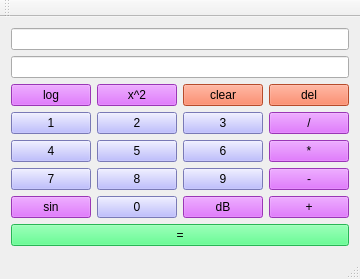
<?xml version="1.0" encoding="UTF-8"?>
<ui version="4.0">
 <class>MainWindow</class>
 <widget class="QMainWindow" name="MainWindow">
  <property name="geometry">
   <rect>
    <x>0</x>
    <y>0</y>
    <width>336</width>
    <height>268</height>
   </rect>
  </property>
  <property name="windowTitle">
   <string>MainWindow</string>
  </property>
  <widget class="QWidget" name="centralWidget">
   <layout class="QGridLayout" name="gridLayout">
    <item row="0" column="0" colspan="4">
     <widget class="QLineEdit" name="expression"/>
    </item>
    <item row="1" column="0" colspan="4">
     <widget class="QLineEdit" name="result">
      <property name="sizePolicy">
       <sizepolicy hsizetype="Preferred" vsizetype="Fixed">
        <horstretch>0</horstretch>
        <verstretch>0</verstretch>
       </sizepolicy>
      </property>
     </widget>
    </item>
    <item row="2" column="0">
     <widget class="QPushButton" name="log">
      <property name="sizePolicy">
       <sizepolicy hsizetype="Minimum" vsizetype="Expanding">
        <horstretch>0</horstretch>
        <verstretch>0</verstretch>
       </sizepolicy>
      </property>
      <property name="palette">
       <palette>
        <active>
         <colorrole role="WindowText">
          <brush brushstyle="SolidPattern">
           <color alpha="255">
            <red>0</red>
            <green>0</green>
            <blue>0</blue>
           </color>
          </brush>
         </colorrole>
         <colorrole role="Button">
          <brush brushstyle="SolidPattern">
           <color alpha="255">
            <red>216</red>
            <green>75</green>
            <blue>255</blue>
           </color>
          </brush>
         </colorrole>
         <colorrole role="Light">
          <brush brushstyle="SolidPattern">
           <color alpha="255">
            <red>127</red>
            <green>255</green>
            <blue>191</blue>
           </color>
          </brush>
         </colorrole>
         <colorrole role="Midlight">
          <brush brushstyle="SolidPattern">
           <color alpha="255">
            <red>63</red>
            <green>255</green>
            <blue>159</blue>
           </color>
          </brush>
         </colorrole>
         <colorrole role="Dark">
          <brush brushstyle="SolidPattern">
           <color alpha="255">
            <red>0</red>
            <green>127</green>
            <blue>63</blue>
           </color>
          </brush>
         </colorrole>
         <colorrole role="Mid">
          <brush brushstyle="SolidPattern">
           <color alpha="255">
            <red>0</red>
            <green>170</green>
            <blue>84</blue>
           </color>
          </brush>
         </colorrole>
         <colorrole role="Text">
          <brush brushstyle="SolidPattern">
           <color alpha="255">
            <red>0</red>
            <green>0</green>
            <blue>0</blue>
           </color>
          </brush>
         </colorrole>
         <colorrole role="BrightText">
          <brush brushstyle="SolidPattern">
           <color alpha="255">
            <red>255</red>
            <green>255</green>
            <blue>255</blue>
           </color>
          </brush>
         </colorrole>
         <colorrole role="ButtonText">
          <brush brushstyle="SolidPattern">
           <color alpha="255">
            <red>0</red>
            <green>0</green>
            <blue>0</blue>
           </color>
          </brush>
         </colorrole>
         <colorrole role="Base">
          <brush brushstyle="SolidPattern">
           <color alpha="255">
            <red>216</red>
            <green>75</green>
            <blue>255</blue>
           </color>
          </brush>
         </colorrole>
         <colorrole role="Window">
          <brush brushstyle="SolidPattern">
           <color alpha="255">
            <red>216</red>
            <green>75</green>
            <blue>255</blue>
           </color>
          </brush>
         </colorrole>
         <colorrole role="Shadow">
          <brush brushstyle="SolidPattern">
           <color alpha="255">
            <red>0</red>
            <green>0</green>
            <blue>0</blue>
           </color>
          </brush>
         </colorrole>
         <colorrole role="AlternateBase">
          <brush brushstyle="SolidPattern">
           <color alpha="255">
            <red>127</red>
            <green>255</green>
            <blue>191</blue>
           </color>
          </brush>
         </colorrole>
         <colorrole role="ToolTipBase">
          <brush brushstyle="SolidPattern">
           <color alpha="255">
            <red>255</red>
            <green>255</green>
            <blue>220</blue>
           </color>
          </brush>
         </colorrole>
         <colorrole role="ToolTipText">
          <brush brushstyle="SolidPattern">
           <color alpha="255">
            <red>0</red>
            <green>0</green>
            <blue>0</blue>
           </color>
          </brush>
         </colorrole>
        </active>
        <inactive>
         <colorrole role="WindowText">
          <brush brushstyle="SolidPattern">
           <color alpha="255">
            <red>0</red>
            <green>0</green>
            <blue>0</blue>
           </color>
          </brush>
         </colorrole>
         <colorrole role="Button">
          <brush brushstyle="SolidPattern">
           <color alpha="255">
            <red>216</red>
            <green>75</green>
            <blue>255</blue>
           </color>
          </brush>
         </colorrole>
         <colorrole role="Light">
          <brush brushstyle="SolidPattern">
           <color alpha="255">
            <red>127</red>
            <green>255</green>
            <blue>191</blue>
           </color>
          </brush>
         </colorrole>
         <colorrole role="Midlight">
          <brush brushstyle="SolidPattern">
           <color alpha="255">
            <red>63</red>
            <green>255</green>
            <blue>159</blue>
           </color>
          </brush>
         </colorrole>
         <colorrole role="Dark">
          <brush brushstyle="SolidPattern">
           <color alpha="255">
            <red>0</red>
            <green>127</green>
            <blue>63</blue>
           </color>
          </brush>
         </colorrole>
         <colorrole role="Mid">
          <brush brushstyle="SolidPattern">
           <color alpha="255">
            <red>0</red>
            <green>170</green>
            <blue>84</blue>
           </color>
          </brush>
         </colorrole>
         <colorrole role="Text">
          <brush brushstyle="SolidPattern">
           <color alpha="255">
            <red>0</red>
            <green>0</green>
            <blue>0</blue>
           </color>
          </brush>
         </colorrole>
         <colorrole role="BrightText">
          <brush brushstyle="SolidPattern">
           <color alpha="255">
            <red>255</red>
            <green>255</green>
            <blue>255</blue>
           </color>
          </brush>
         </colorrole>
         <colorrole role="ButtonText">
          <brush brushstyle="SolidPattern">
           <color alpha="255">
            <red>0</red>
            <green>0</green>
            <blue>0</blue>
           </color>
          </brush>
         </colorrole>
         <colorrole role="Base">
          <brush brushstyle="SolidPattern">
           <color alpha="255">
            <red>216</red>
            <green>75</green>
            <blue>255</blue>
           </color>
          </brush>
         </colorrole>
         <colorrole role="Window">
          <brush brushstyle="SolidPattern">
           <color alpha="255">
            <red>216</red>
            <green>75</green>
            <blue>255</blue>
           </color>
          </brush>
         </colorrole>
         <colorrole role="Shadow">
          <brush brushstyle="SolidPattern">
           <color alpha="255">
            <red>0</red>
            <green>0</green>
            <blue>0</blue>
           </color>
          </brush>
         </colorrole>
         <colorrole role="AlternateBase">
          <brush brushstyle="SolidPattern">
           <color alpha="255">
            <red>127</red>
            <green>255</green>
            <blue>191</blue>
           </color>
          </brush>
         </colorrole>
         <colorrole role="ToolTipBase">
          <brush brushstyle="SolidPattern">
           <color alpha="255">
            <red>255</red>
            <green>255</green>
            <blue>220</blue>
           </color>
          </brush>
         </colorrole>
         <colorrole role="ToolTipText">
          <brush brushstyle="SolidPattern">
           <color alpha="255">
            <red>0</red>
            <green>0</green>
            <blue>0</blue>
           </color>
          </brush>
         </colorrole>
        </inactive>
        <disabled>
         <colorrole role="WindowText">
          <brush brushstyle="SolidPattern">
           <color alpha="255">
            <red>0</red>
            <green>127</green>
            <blue>63</blue>
           </color>
          </brush>
         </colorrole>
         <colorrole role="Button">
          <brush brushstyle="SolidPattern">
           <color alpha="255">
            <red>216</red>
            <green>75</green>
            <blue>255</blue>
           </color>
          </brush>
         </colorrole>
         <colorrole role="Light">
          <brush brushstyle="SolidPattern">
           <color alpha="255">
            <red>127</red>
            <green>255</green>
            <blue>191</blue>
           </color>
          </brush>
         </colorrole>
         <colorrole role="Midlight">
          <brush brushstyle="SolidPattern">
           <color alpha="255">
            <red>63</red>
            <green>255</green>
            <blue>159</blue>
           </color>
          </brush>
         </colorrole>
         <colorrole role="Dark">
          <brush brushstyle="SolidPattern">
           <color alpha="255">
            <red>0</red>
            <green>127</green>
            <blue>63</blue>
           </color>
          </brush>
         </colorrole>
         <colorrole role="Mid">
          <brush brushstyle="SolidPattern">
           <color alpha="255">
            <red>0</red>
            <green>170</green>
            <blue>84</blue>
           </color>
          </brush>
         </colorrole>
         <colorrole role="Text">
          <brush brushstyle="SolidPattern">
           <color alpha="255">
            <red>0</red>
            <green>127</green>
            <blue>63</blue>
           </color>
          </brush>
         </colorrole>
         <colorrole role="BrightText">
          <brush brushstyle="SolidPattern">
           <color alpha="255">
            <red>255</red>
            <green>255</green>
            <blue>255</blue>
           </color>
          </brush>
         </colorrole>
         <colorrole role="ButtonText">
          <brush brushstyle="SolidPattern">
           <color alpha="255">
            <red>0</red>
            <green>127</green>
            <blue>63</blue>
           </color>
          </brush>
         </colorrole>
         <colorrole role="Base">
          <brush brushstyle="SolidPattern">
           <color alpha="255">
            <red>216</red>
            <green>75</green>
            <blue>255</blue>
           </color>
          </brush>
         </colorrole>
         <colorrole role="Window">
          <brush brushstyle="SolidPattern">
           <color alpha="255">
            <red>216</red>
            <green>75</green>
            <blue>255</blue>
           </color>
          </brush>
         </colorrole>
         <colorrole role="Shadow">
          <brush brushstyle="SolidPattern">
           <color alpha="255">
            <red>0</red>
            <green>0</green>
            <blue>0</blue>
           </color>
          </brush>
         </colorrole>
         <colorrole role="AlternateBase">
          <brush brushstyle="SolidPattern">
           <color alpha="255">
            <red>0</red>
            <green>255</green>
            <blue>127</blue>
           </color>
          </brush>
         </colorrole>
         <colorrole role="ToolTipBase">
          <brush brushstyle="SolidPattern">
           <color alpha="255">
            <red>255</red>
            <green>255</green>
            <blue>220</blue>
           </color>
          </brush>
         </colorrole>
         <colorrole role="ToolTipText">
          <brush brushstyle="SolidPattern">
           <color alpha="255">
            <red>0</red>
            <green>0</green>
            <blue>0</blue>
           </color>
          </brush>
         </colorrole>
        </disabled>
       </palette>
      </property>
      <property name="styleSheet">
       <string notr="true">background-color: rgb(216, 75, 255)</string>
      </property>
      <property name="text">
       <string>log</string>
      </property>
     </widget>
    </item>
    <item row="2" column="1">
     <widget class="QPushButton" name="x2">
      <property name="sizePolicy">
       <sizepolicy hsizetype="Minimum" vsizetype="Expanding">
        <horstretch>0</horstretch>
        <verstretch>0</verstretch>
       </sizepolicy>
      </property>
      <property name="styleSheet">
       <string notr="true">background-color: rgb(216, 75, 255)</string>
      </property>
      <property name="text">
       <string>x^2</string>
      </property>
     </widget>
    </item>
    <item row="2" column="2">
     <widget class="QPushButton" name="clear">
      <property name="sizePolicy">
       <sizepolicy hsizetype="Minimum" vsizetype="Expanding">
        <horstretch>0</horstretch>
        <verstretch>0</verstretch>
       </sizepolicy>
      </property>
      <property name="styleSheet">
       <string notr="true">background-color: rgb(255, 105, 60)</string>
      </property>
      <property name="text">
       <string>clear</string>
      </property>
     </widget>
    </item>
    <item row="2" column="3">
     <widget class="QPushButton" name="del">
      <property name="sizePolicy">
       <sizepolicy hsizetype="Minimum" vsizetype="Expanding">
        <horstretch>0</horstretch>
        <verstretch>0</verstretch>
       </sizepolicy>
      </property>
      <property name="styleSheet">
       <string notr="true">background-color: rgb(255, 105, 60)</string>
      </property>
      <property name="text">
       <string>del</string>
      </property>
     </widget>
    </item>
    <item row="3" column="0">
     <widget class="QPushButton" name="b1">
      <property name="sizePolicy">
       <sizepolicy hsizetype="Minimum" vsizetype="Expanding">
        <horstretch>0</horstretch>
        <verstretch>0</verstretch>
       </sizepolicy>
      </property>
      <property name="styleSheet">
       <string notr="true">background-color: rgb(170, 170, 255)</string>
      </property>
      <property name="text">
       <string>1</string>
      </property>
     </widget>
    </item>
    <item row="3" column="1">
     <widget class="QPushButton" name="b2">
      <property name="sizePolicy">
       <sizepolicy hsizetype="Minimum" vsizetype="Expanding">
        <horstretch>0</horstretch>
        <verstretch>0</verstretch>
       </sizepolicy>
      </property>
      <property name="styleSheet">
       <string notr="true">background-color: rgb(170, 170, 255)</string>
      </property>
      <property name="text">
       <string>2</string>
      </property>
     </widget>
    </item>
    <item row="3" column="2">
     <widget class="QPushButton" name="b3">
      <property name="sizePolicy">
       <sizepolicy hsizetype="Minimum" vsizetype="Expanding">
        <horstretch>0</horstretch>
        <verstretch>0</verstretch>
       </sizepolicy>
      </property>
      <property name="styleSheet">
       <string notr="true">background-color: rgb(170, 170, 255)</string>
      </property>
      <property name="text">
       <string>3</string>
      </property>
     </widget>
    </item>
    <item row="3" column="3">
     <widget class="QPushButton" name="divide">
      <property name="sizePolicy">
       <sizepolicy hsizetype="Minimum" vsizetype="Expanding">
        <horstretch>0</horstretch>
        <verstretch>0</verstretch>
       </sizepolicy>
      </property>
      <property name="styleSheet">
       <string notr="true">background-color: rgb(216, 75, 255)</string>
      </property>
      <property name="text">
       <string>/</string>
      </property>
     </widget>
    </item>
    <item row="4" column="0">
     <widget class="QPushButton" name="b4">
      <property name="sizePolicy">
       <sizepolicy hsizetype="Minimum" vsizetype="Expanding">
        <horstretch>0</horstretch>
        <verstretch>0</verstretch>
       </sizepolicy>
      </property>
      <property name="styleSheet">
       <string notr="true">background-color: rgb(170, 170, 255)</string>
      </property>
      <property name="text">
       <string>4</string>
      </property>
     </widget>
    </item>
    <item row="4" column="1">
     <widget class="QPushButton" name="b5">
      <property name="sizePolicy">
       <sizepolicy hsizetype="Minimum" vsizetype="Expanding">
        <horstretch>0</horstretch>
        <verstretch>0</verstretch>
       </sizepolicy>
      </property>
      <property name="styleSheet">
       <string notr="true">background-color: rgb(170, 170, 255)</string>
      </property>
      <property name="text">
       <string>5</string>
      </property>
     </widget>
    </item>
    <item row="4" column="2">
     <widget class="QPushButton" name="b6">
      <property name="sizePolicy">
       <sizepolicy hsizetype="Minimum" vsizetype="Expanding">
        <horstretch>0</horstretch>
        <verstretch>0</verstretch>
       </sizepolicy>
      </property>
      <property name="styleSheet">
       <string notr="true">background-color: rgb(170, 170, 255)</string>
      </property>
      <property name="text">
       <string>6</string>
      </property>
     </widget>
    </item>
    <item row="4" column="3">
     <widget class="QPushButton" name="multiply">
      <property name="sizePolicy">
       <sizepolicy hsizetype="Minimum" vsizetype="Expanding">
        <horstretch>0</horstretch>
        <verstretch>0</verstretch>
       </sizepolicy>
      </property>
      <property name="styleSheet">
       <string notr="true">background-color: rgb(216, 75, 255)</string>
      </property>
      <property name="text">
       <string>*</string>
      </property>
     </widget>
    </item>
    <item row="5" column="0">
     <widget class="QPushButton" name="b7">
      <property name="sizePolicy">
       <sizepolicy hsizetype="Minimum" vsizetype="Expanding">
        <horstretch>0</horstretch>
        <verstretch>0</verstretch>
       </sizepolicy>
      </property>
      <property name="styleSheet">
       <string notr="true">background-color: rgb(170, 170, 255)</string>
      </property>
      <property name="text">
       <string>7</string>
      </property>
     </widget>
    </item>
    <item row="5" column="1">
     <widget class="QPushButton" name="b8">
      <property name="sizePolicy">
       <sizepolicy hsizetype="Minimum" vsizetype="Expanding">
        <horstretch>0</horstretch>
        <verstretch>0</verstretch>
       </sizepolicy>
      </property>
      <property name="styleSheet">
       <string notr="true">background-color: rgb(170, 170, 255)</string>
      </property>
      <property name="text">
       <string>8</string>
      </property>
     </widget>
    </item>
    <item row="5" column="2">
     <widget class="QPushButton" name="b9">
      <property name="sizePolicy">
       <sizepolicy hsizetype="Minimum" vsizetype="Expanding">
        <horstretch>0</horstretch>
        <verstretch>0</verstretch>
       </sizepolicy>
      </property>
      <property name="styleSheet">
       <string notr="true">background-color: rgb(170, 170, 255)</string>
      </property>
      <property name="text">
       <string>9</string>
      </property>
     </widget>
    </item>
    <item row="5" column="3">
     <widget class="QPushButton" name="minus">
      <property name="sizePolicy">
       <sizepolicy hsizetype="Minimum" vsizetype="Expanding">
        <horstretch>0</horstretch>
        <verstretch>0</verstretch>
       </sizepolicy>
      </property>
      <property name="styleSheet">
       <string notr="true">background-color: rgb(216, 75, 255)</string>
      </property>
      <property name="text">
       <string>-</string>
      </property>
     </widget>
    </item>
    <item row="6" column="0">
     <widget class="QPushButton" name="sin">
      <property name="sizePolicy">
       <sizepolicy hsizetype="Minimum" vsizetype="Expanding">
        <horstretch>0</horstretch>
        <verstretch>0</verstretch>
       </sizepolicy>
      </property>
      <property name="styleSheet">
       <string notr="true">background-color: rgb(216, 75, 255)</string>
      </property>
      <property name="text">
       <string>sin</string>
      </property>
     </widget>
    </item>
    <item row="6" column="1">
     <widget class="QPushButton" name="b0">
      <property name="sizePolicy">
       <sizepolicy hsizetype="Minimum" vsizetype="Expanding">
        <horstretch>0</horstretch>
        <verstretch>0</verstretch>
       </sizepolicy>
      </property>
      <property name="styleSheet">
       <string notr="true">background-color: rgb(170, 170, 255)</string>
      </property>
      <property name="text">
       <string>0</string>
      </property>
     </widget>
    </item>
    <item row="6" column="2">
     <widget class="QPushButton" name="dB">
      <property name="sizePolicy">
       <sizepolicy hsizetype="Minimum" vsizetype="Expanding">
        <horstretch>0</horstretch>
        <verstretch>0</verstretch>
       </sizepolicy>
      </property>
      <property name="styleSheet">
       <string notr="true">background-color: rgb(216, 75, 255)</string>
      </property>
      <property name="text">
       <string>dB</string>
      </property>
     </widget>
    </item>
    <item row="6" column="3">
     <widget class="QPushButton" name="plus">
      <property name="sizePolicy">
       <sizepolicy hsizetype="Minimum" vsizetype="Expanding">
        <horstretch>0</horstretch>
        <verstretch>0</verstretch>
       </sizepolicy>
      </property>
      <property name="styleSheet">
       <string notr="true">background-color: rgb(216, 75, 255)</string>
      </property>
      <property name="text">
       <string>+</string>
      </property>
     </widget>
    </item>
    <item row="7" column="0" colspan="4">
     <widget class="QPushButton" name="equals">
      <property name="sizePolicy">
       <sizepolicy hsizetype="Minimum" vsizetype="Expanding">
        <horstretch>0</horstretch>
        <verstretch>0</verstretch>
       </sizepolicy>
      </property>
      <property name="styleSheet">
       <string notr="true">background-color: rgb(56, 255, 119)</string>
      </property>
      <property name="text">
       <string>=</string>
      </property>
     </widget>
    </item>
   </layout>
  </widget>
  <widget class="QToolBar" name="mainToolBar">
   <attribute name="toolBarArea">
    <enum>TopToolBarArea</enum>
   </attribute>
   <attribute name="toolBarBreak">
    <bool>false</bool>
   </attribute>
  </widget>
  <widget class="QStatusBar" name="statusBar"/>
 </widget>
 <layoutdefault spacing="6" margin="11"/>
 <resources/>
 <connections/>
</ui>
